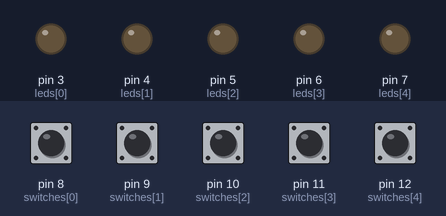
Bench run of a sketch on a simulated Arduino Uno, built with avr-gcc and run on an emulated ATmega328P. Parts: output pins drawn as LEDs (lit = HIGH). The inputs (shaded band) are chosen by the test bench; at power-on: pin 8 (switches[0]), pin 9 (switches[1]), pin 10 (switches[2]), pin 11 (switches[3]), pin 12 (switches[4]) HIGH. What the sketch prints to the serial monitor is not drawn.

Above: at 1.2 s.
1.3 s: pin 8 (switches[0]) pulled LOW for 0.15 s
At 2.0 s:
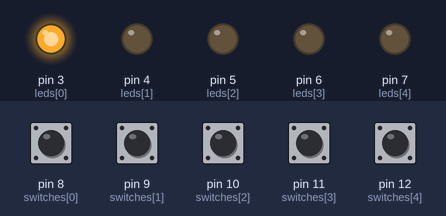
2.9 s: pin 9 (switches[1]) pulled LOW for 0.15 s
At 3.2 s:
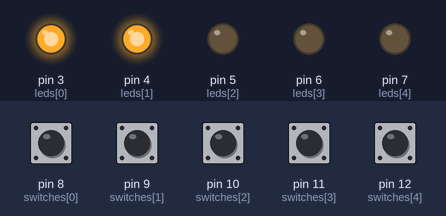
4.5 s: pin 10 (switches[2]) pulled LOW for 0.15 s
At 5.7 s:
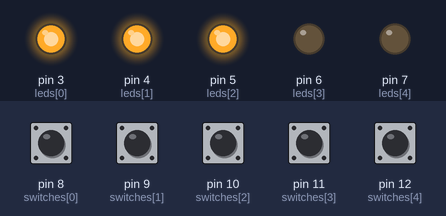
6.1 s: pin 11 (switches[3]) pulled LOW for 0.15 s
At 6.9 s:
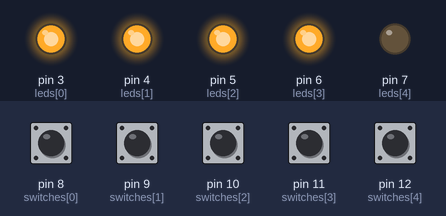
7.7 s: pin 12 (switches[4]) pulled LOW for 0.15 s
At 8.2 s:
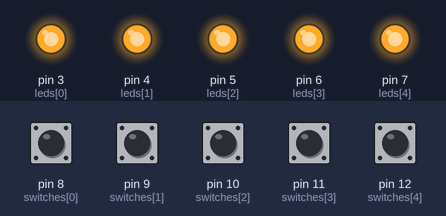
9.3 s: pin 8 (switches[0]) pulled LOW for 1 s
At 10.7 s:
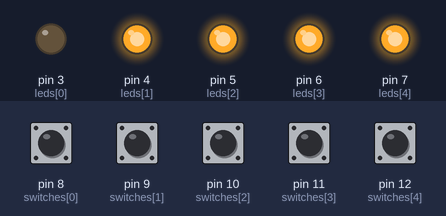
Timing chart, 0 to 12.3 s (numbered marks = the images above; inputs shaded):
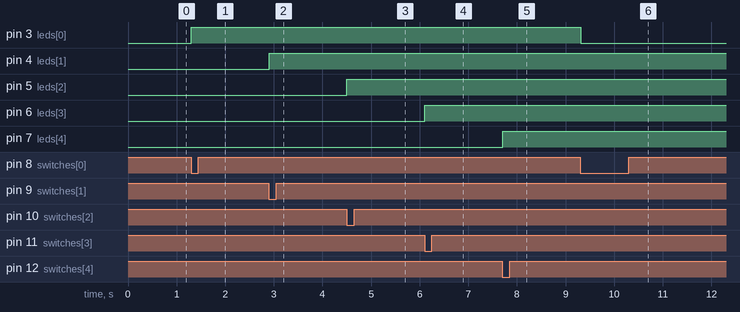

The sketch:

rainbow.ino
```cpp
#define N 5
#define VELOCITY 100
int states[N] = {LOW,LOW,LOW,LOW,LOW};
int transits[N]  = {LOW,LOW,LOW,LOW,LOW};
int leds[N] = {3,4,5,6,7};
int switches[N] = {8,9,10,11,12};
int notes[N] = {64,68,72,76,80};
int reading;


// the setup routine runs once when you press reset:
void setup() {
  Serial.begin(31250);

  for (int i=0 ;i<N ;i++)
  {
    pinMode(leds[i], OUTPUT);
    pinMode(switches[i],INPUT);
  }
}

// the loop routine runs over and over again forever:
void loop() {


  for (int i=0;i<N;i++)
  {
     reading = digitalRead(switches[i]);
     if (reading != transits[i])
     {
       transits[i] = reading;

       if(!reading)
       {
           states[i] = !states[i];
           if (states[i])
           {
              noteOn(0x90, notes[i], VELOCITY);
           }
           else
           {
             noteOn(0x90, notes[i], 0);
           }
           digitalWrite(leds[i], states[i]);
       }

     }

  }

  delay(50);

}

void noteOn(int cmd, int pitch, int velocity) {
  Serial.write(cmd);
  Serial.write(pitch);
  Serial.write(velocity);
}
```

Measured:
- after the input at 1.3 s, pin 3 (leds[0]): LOW → HIGH at once
- after the input at 2.9 s, pin 4 (leds[1]): LOW → HIGH at once
- after the input at 4.5 s, pin 5 (leds[2]): LOW → HIGH at once
- after the input at 6.1 s, pin 6 (leds[3]): LOW → HIGH at once
- after the input at 7.7 s, pin 7 (leds[4]): LOW → HIGH at once
- after the input at 9.3 s, pin 3 (leds[0]): HIGH → LOW at once
